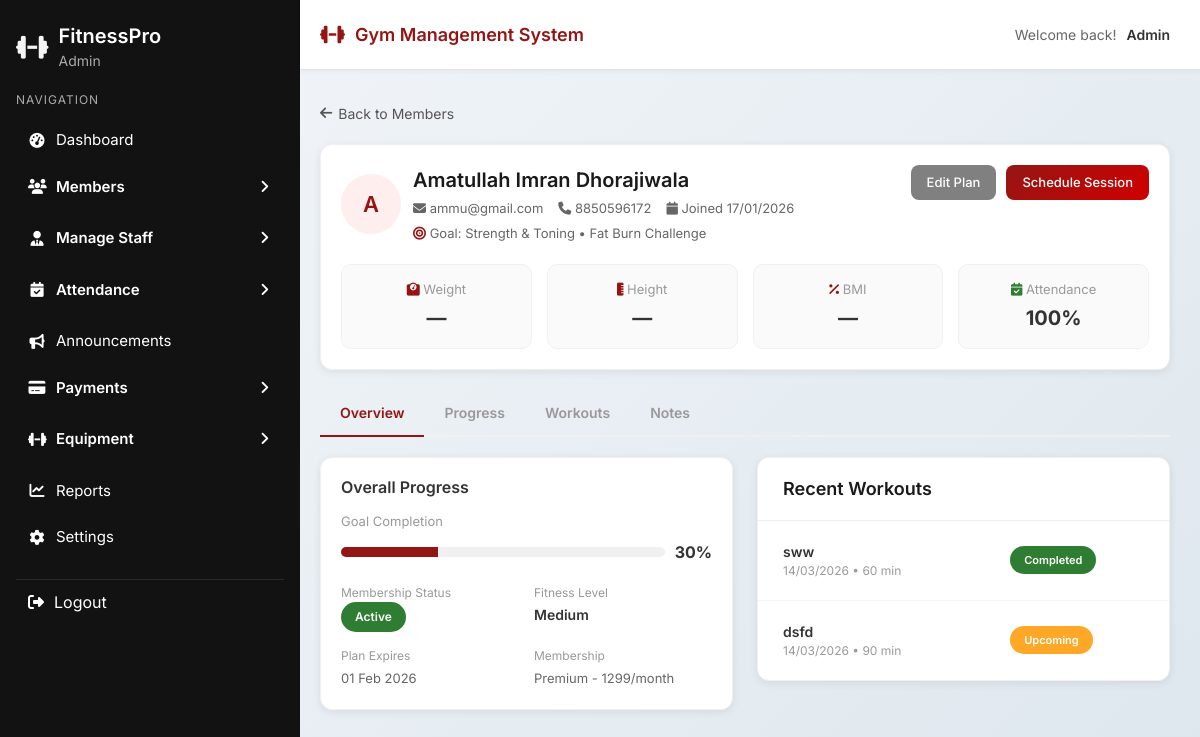
The page /trainer/view-member-details.php?id=4 (signed in) on the database its author committed.
### tables this page shows
CREATE TABLE `workout_plans` (
  `id` int(11) NOT NULL,
  `member_id` int(11) NOT NULL,
  `goal` varchar(100) DEFAULT NULL,
  `current_plan` varchar(100) DEFAULT NULL,
  `progress` int(11) DEFAULT 0,
  `status` enum('Active','Pending','Inactive') DEFAULT 'Active',
  `created_at` timestamp NOT NULL DEFAULT current_timestamp(),
  `updated_at` timestamp NOT NULL DEFAULT current_timestamp() ON UPDATE current_timestamp()
);

CREATE TABLE `members` (
  `id` int(11) NOT NULL,
  `full_name` varchar(100) NOT NULL,
  `email` varchar(100) NOT NULL,
  `phone` varchar(20) NOT NULL,
  `dob` date NOT NULL,
  `gender` enum('Male','Female','Other') NOT NULL,
  `address` text NOT NULL,
  `membership_type` varchar(50) NOT NULL,
  `start_date` date NOT NULL,
  `end_date` date NOT NULL,
  `duration` varchar(20) NOT NULL,
  `membership_status` enum('Active','Inactive','Expired') DEFAULT 'Active',
  `fitness_level` enum('Beginner','Medium','Advanced') DEFAULT 'Beginner',
  `created_at` timestamp NOT NULL DEFAULT current_timestamp(),
  `updated_at` timestamp NOT NULL DEFAULT current_timestamp() ON UPDATE current_timestamp()
);

CREATE TABLE `trainer_sessions` (
  `id` int(11) NOT NULL,
  `member_id` int(11) NOT NULL,
  `trainer_email` varchar(100) NOT NULL,
  `title` varchar(100) NOT NULL,
  `session_type` enum('Training Session','Consultation','Assessment') NOT NULL DEFAULT 'Training Session',
  `session_date` date NOT NULL,
  `start_time` time NOT NULL,
  `duration` int(11) NOT NULL DEFAULT 60,
  `location` varchar(100) DEFAULT NULL,
  `notes` text DEFAULT NULL,
  `status` enum('Upcoming','Completed','Cancelled') NOT NULL DEFAULT 'Upcoming',
  `created_at` timestamp NOT NULL DEFAULT current_timestamp()
);

### trainer/view-member-details.php (the view, shortened to what this page needs)
<?php
require_once '../dbcon.php';
$member_id = isset($_GET['id']) ? (int)$_GET['id'] : 0;
$member = mysqli_fetch_assoc(mysqli_query($conn, "SELECT m.*, wp.goal, wp.current_plan, wp.progress, wp.status as workout_status
    FROM members m LEFT JOIN workout_plans wp ON m.id=wp.member_id WHERE m.id=$member_id"));
$progress_history = [];
$latest_progress = $progress_history[0] ?? null;
$att_total = mysqli_fetch_assoc(mysqli_query($conn, "SELECT COUNT(*) as c FROM attendance WHERE member_id=$member_id"))['c'];
$att_present = mysqli_fetch_assoc(mysqli_query($conn, "SELECT COUNT(*) as c FROM attendance WHERE member_id=$member_id AND status='Present'"))['c'];
$att_pct = $att_total > 0 ? round(($att_present / $att_total) * 100) : 0;
$sessions_q = mysqli_query($conn, "SELECT * FROM trainer_sessions WHERE member_id=$member_id ORDER BY session_date DESC LIMIT 10");
$sessions = [];
while($r = mysqli_fetch_assoc($sessions_q)) $sessions[] = $r;
$active_tab = isset($_GET['tab']) ? $_GET['tab'] : 'overview';
include '../layout/header.php';
include '../layout/sidebar.php';
?>
<link rel="stylesheet" href="../css/sidebar.css">
<link rel="stylesheet" href="../css/common.css">
<div class="main-wrapper">
  <div class="main-content">
    <a href="assigned-member.php" style="display:inline-flex;align-items:center;gap:6px;color:#555;text-decoration:none;font-size:14px;margin-bottom:20px;">
      <i class="fas fa-arrow-left"></i> Back to Members
    </a>
    <div class="table-container" style="padding:20px;margin-bottom:20px;">
      <div style="display:flex;justify-content:space-between;align-items:flex-start;flex-wrap:wrap;gap:15px;">
        <div class="member-cell">
          <div class="member-avatar" style="width:60px;height:60px;font-size:22px;"><?= strtoupper(substr($member['full_name'],0,1)) ?></div>
          <div class="member-info">
            <span class="name" style="font-size:20px;"><?= htmlspecialchars($member['full_name']) ?></span>
            <div style="display:flex;gap:15px;flex-wrap:wrap;margin-top:4px;">
              <span style="font-size:13px;color:#666;"><i class="fas fa-envelope"></i> <?= htmlspecialchars($member['email']) ?></span>
              <span style="font-size:13px;color:#666;"><i class="fas fa-phone"></i> <?= htmlspecialchars($member['phone']) ?></span>
              <span style="font-size:13px;color:#666;"><i class="fas fa-calendar"></i> Joined <?= date('d/m/Y', strtotime($member['created_at'])) ?></span>
            </div>
            <div style="margin-top:6px;font-size:13px;color:#666;">
              <i class="fas fa-bullseye" style="color:var(--active-color);"></i>
              Goal: <?= htmlspecialchars($member['goal'] ?? 'Not Set') ?> &bull; <?= htmlspecialchars($member['current_plan'] ?? 'No Plan') ?>
            </div>
          </div>
        </div>
        <div style="display:flex;gap:10px;">
          <a href="edit-workout-plan.php?id=<?= $member['id'] ?>" class="btn app-btn-secondary" style="padding:8px 16px;font-size:13px;">Edit Plan</a>
          <a href="schedule.php?member_id=<?= $member['id'] ?>" class="btn app-btn-primary" style="padding:8px 16px;font-size:13px;">Schedule Session</a>
        </div>
      </div>
      <div style="display:grid;grid-template-columns:repeat(4,1fr);gap:15px;margin-top:20px;">
        <div style="text-align:center;padding:15px;background:#fafafa;border-radius:10px;border:1px solid #f0f0f0;">
          <div style="font-size:13px;color:#999;margin-bottom:4px;"><i class="fas fa-weight" style="color:var(--active-color);"></i> Weight</div>
          <div style="font-size:20px;font-weight:700;"><?= $latest_progress ? $latest_progress['weight'].' kg' : '—' ?></div>
        </div>
        <div style="text-align:center;padding:15px;background:#fafafa;border-radius:10px;border:1px solid #f0f0f0;">
          <div style="font-size:13px;color:#999;margin-bottom:4px;"><i class="fas fa-ruler-vertical" style="color:var(--active-color);"></i> Height</div>
          <div style="font-size:20px;font-weight:700;"><?= $latest_progress ? $latest_progress['height'].' cm' : '—' ?></div>
        </div>
        <div style="text-align:center;padding:15px;background:#fafafa;border-radius:10px;border:1px solid #f0f0f0;">
          <div style="font-size:13px;color:#999;margin-bottom:4px;"><i class="fas fa-percent" style="color:var(--active-color);"></i> BMI</div>
          <div style="font-size:20px;font-weight:700;"><?= $latest_progress ? $latest_progress['bmi'] : '—' ?></div>
        </div>
        <div style="text-align:center;padding:15px;background:#fafafa;border-radius:10px;border:1px solid #f0f0f0;">
          <div style="font-size:13px;color:#999;margin-bottom:4px;"><i class="fas fa-calendar-check" style="color:var(--success-color);"></i> Attendance</div>
          <div style="font-size:20px;font-weight:700;"><?= $att_pct ?>%</div>
        </div>
      </div>
    </div>
    <div style="display:flex;gap:0;border-bottom:2px solid #f0f0f0;margin-bottom:20px;">
      <?php
      $tabs = ['overview'=>'Overview','progress'=>'Progress','workouts'=>'Workouts','notes'=>'Notes'];
      foreach($tabs as $key=>$label):
        $active = $active_tab === $key;
      ?>
      <a href="?id=<?= $member_id ?>&tab=<?= $key ?>" style="padding:12px 20px;font-size:14px;font-weight:600;text-decoration:none;
        color:<?= $active ? 'var(--active-color)' : '#999' ?>;
        border-bottom:<?= $active ? '2px solid var(--active-color)' : '2px solid transparent' ?>;
        margin-bottom:-2px;">
        <?= $label ?>
      </a>
      <?php endforeach; ?>
    </div>
    <?php if($active_tab === 'overview'): ?>
    <div class="row g-4">
      <div class="col-md-6">
        <div class="table-container" style="padding:20px;">
          <h3 style="margin:0 0 15px;font-size:16px;font-weight:600;">Overall Progress</h3>
          <div style="font-size:13px;color:#999;margin-bottom:8px;">Goal Completion</div>
          <div style="display:flex;align-items:center;gap:10px;margin-bottom:20px;">
            <div style="flex:1;height:10px;background:#f0f0f0;border-radius:10px;overflow:hidden;">
              <div style="height:100%;background:var(--active-color);width:<?= $member['progress'] ?? 0 ?>%;"></div>
            </div>
            <span style="font-weight:700;"><?= $member['progress'] ?? 0 ?>%</span>
          </div>
          <div style="display:grid;grid-template-columns:1fr 1fr;gap:15px;">
            <div>
              <div style="font-size:12px;color:#999;">Membership Status</div>
              <span class="status-badge <?= strtolower($member['membership_status']) ?>"><?= $member['membership_status'] ?></span>
            </div>
            <div>
              <div style="font-size:12px;color:#999;">Fitness Level</div>
              <span style="font-weight:600;font-size:14px;"><?= $member['fitness_level'] ?></span>
            </div>
            <div>
              <div style="font-size:12px;color:#999;">Plan Expires</div>
              <span style="font-size:13px;color:#666;"><?= date('d M Y', strtotime($member['end_date'])) ?></span>
            </div>
            <div>
              <div style="font-size:12px;color:#999;">Membership</div>
              <span style="font-size:13px;color:#666;"><?= htmlspecialchars($member['membership_type']) ?></span>
            </div>
          </div>
        </div>
      </div>
      <div class="col-md-6">
        <div class="table-container" style="padding:0;">
          <div class="table-header"><h3>Recent Workouts</h3></div>
          <?php if(empty($sessions)): ?>
            <div style="padding:30px;text-align:center;color:#aaa;font-size:14px;">No sessions yet</div>
          <?php else: ?>
          <table class="modern-table">
            <tbody>
              <?php foreach(array_slice($sessions,0,5) as $s): ?>
              <tr>
                <td>
                  <div style="font-weight:600;font-size:14px;"><?= htmlspecialchars($s['title']) ?></div>
                  <div style="font-size:12px;color:#999;"><?= date('d/m/Y', strtotime($s['session_date'])) ?> &bull; <?= $s['duration'] ?> min</div>
                </td>
                <td><span class="status-badge <?= strtolower($s['status']) === 'completed' ? 'active' : (strtolower($s['status']) === 'cancelled' ? 'expired' : 'pending') ?>" style="font-size:11px;"><?= $s['status'] ?></span></td>
              </tr>
              <?php endforeach; ?>
            </tbody>
          </table>
          <?php endif; ?>
        </div>
      </div>
    </div>
    <?php endif; ?>
  </div>
</div>

### css/sidebar.css (style rules this page uses)
:root { --sidebar-bg: #121212; --hover-bg: #1e1e1e; --active-color: #941614; --text-light: #ffffff; }

### css/common.css (style rules this page uses)
* { box-sizing: border-box; }
body { margin: 0; font-family: 'Inter', sans-serif; background: linear-gradient(135deg, #f3f6f9, #dee7ee); color: #333; }
:root { --card-bg: #ffffff; --border-color: #e2e2e2; --shadow: 0 10px 25px rgba(0,0,0,0.12); --shadow-sm: 0 2px 8px rgba(0,0,0,0.08); --radius-sm: 6px; --radius-md: 8px; --radius-lg: 12px; --active-color: #941614; --success-color: #2e7d32; --warning-color: #f57c00; --danger-color: #d32f2f; }
.main-wrapper { margin-left: 25%; min-height: 100vh; }
.main-content { padding: 30px; }
.btn.app-btn-primary { background: linear-gradient(135deg, var(--active-color), #d00000); border: none; color: #fff; padding: 12px 24px; border-radius: var(--radius-md); font-size: 15px; cursor: pointer; transition: transform 0.2s; font-weight: 500; }
.btn.app-btn-secondary { background: #808080; border: none; color: #fff; padding: 12px 24px; border-radius: var(--radius-md); font-size: 15px; cursor: pointer; transition: transform 0.2s; font-weight: 500; }
.table-container, .members-table-container { background: white; border-radius: var(--radius-lg); overflow: hidden; box-shadow: var(--shadow-sm); border: 1px solid #f0f0f0; }
.table-header { padding: 20px 25px; border-bottom: 1px solid #f0f0f0; }
.table-header h3 { margin: 0; font-size: 18px; font-weight: 600; color: #1a1a1a; }
.modern-table, .members-table { width: 100%; margin: 0; }
.modern-table tbody td, .members-table tbody td { padding: 20px 25px; vertical-align: middle; border-bottom: 1px solid #f5f5f5; font-size: 14px; }
.modern-table tbody tr:last-child td, .members-table tbody tr:last-child td { border-bottom: none; }
.member-cell, .user-cell { display: flex; align-items: center; gap: 12px; }
.member-avatar, .user-avatar { width: 45px; height: 45px; border-radius: 50%; background: #fee; color: var(--active-color); display: flex; align-items: center; justify-content: center; font-weight: 600; font-size: 16px; flex-shrink: 0; }
.member-info .name, .user-info .name { font-weight: 600; color: #1a1a1a; margin-bottom: 3px; display: block; }
.status-badge { padding: 6px 14px; border-radius: 20px; font-size: 12px; font-weight: 600; display: inline-block; }
.status-badge.active { background: var(--success-color); color: white; }
.status-badge.pending { background: #ffa726; color: white; }
.main-wrapper { margin-left: 25%; margin-top: 70px; min-height: calc(100vh - 70px); }
.main-content { padding: 30px; padding-left: 20px; }

### layout/header.php (style rules this page uses)
.main-wrapper { margin-top: 70px !important; }

### rows shown on the page
workout_plans: member.full_name "A", member.full_name "Amatullah Imran Dhorajiwala", member.email "ammu@gmail.com", member.phone "8850596172", member.created_at "17/01/2026", goal "Strength & Toning", current_plan "Fat Burn Challenge", progress "30", member.membership_status "Active", member.fitness_level "Medium", member.end_date "01 Feb 2026", member.membership_type "Premium - 1299/month"
trainer_sessions: title "sww", session_date "14/03/2026", duration "60", status "Completed"
trainer_sessions: title "dsfd", session_date "14/03/2026", duration "90", status "Upcoming"

### other values the page prints
$_SESSION['role'] "Admin"
$user_role "Admin"
$att_pct "100"
$label "Overview"
$label "Progress"
$label "Workouts"
$label "Notes"
